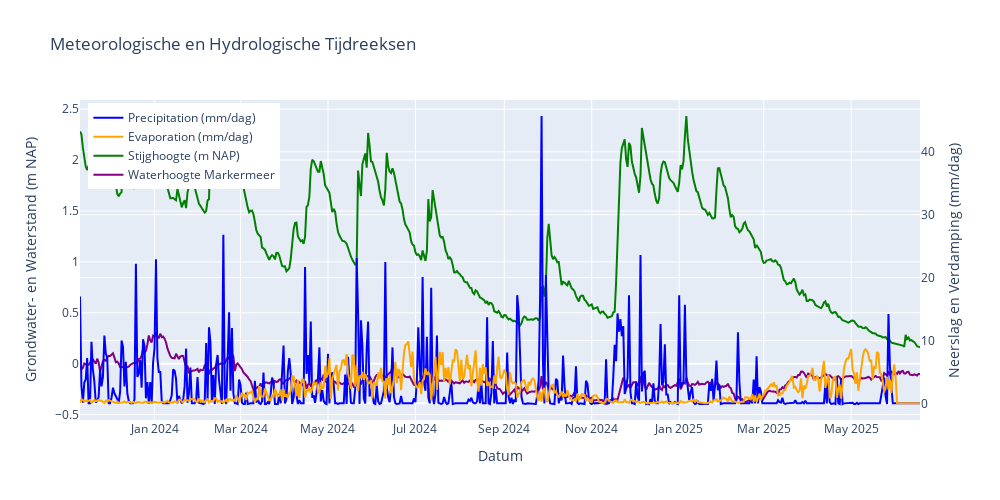

The notebook cell this image was saved under:
### Markdown cell above
### Gegevenscontrole

### Code cell
import plotly.graph_objects as go

# Align all series to the index of head_daily_mean
common_index = head_daily_mean.dropna().index
prec_aligned = prec.reindex(common_index).fillna(0)
evap_aligned = evap.reindex(common_index).fillna(0)
waterhoogte_aligned = waterhoogte_daily_mean.reindex(common_index).fillna(method="ffill")

fig = go.Figure()

# Precipitation
fig.add_trace(go.Scatter(
    x=common_index, y=prec_aligned,
    mode='lines', name='Precipitation (mm/dag)',
    yaxis='y2', line=dict(color='blue')
))

# Evaporation
fig.add_trace(go.Scatter(
    x=common_index, y=evap_aligned,
    mode='lines', name='Evaporation (mm/dag)',
    yaxis='y2', line=dict(color='orange')
))

# Groundwater head
fig.add_trace(go.Scatter(
    x=common_index, y=head_daily_mean.reindex(common_index),
    mode='lines', name='Stijghoogte (m NAP)',
    yaxis='y1', line=dict(color='green')
))

# Surface water level
fig.add_trace(go.Scatter(
    x=common_index, y=waterhoogte_aligned,
    mode='lines', name='Waterhoogte Markermeer',
    yaxis='y1', line=dict(color='purple')
))

# Layout
fig.update_layout(
    title="Meteorologische en Hydrologische Tijdreeksen",
    xaxis=dict(title='Datum'),
    yaxis=dict(title='Grondwater- en Waterstand (m NAP)', side='left'),
    yaxis2=dict(title='Neerslag en Verdamping (mm/dag)', overlaying='y', side='right'),
    legend=dict(x=0.01, y=0.99),
    height=500,
    width=1000
)

fig.show()

### Figure 1 — Plotly figure (JSON) as saved in the notebook; plotly's stock layout.template omitted (floating-point values rounded to 4 significant figures; data arrays with more than 128 entries replaced by an {"elided": "..."} marker saying what was removed)
{"data": [{"line": {"color": "blue"}, "mode": "lines", "name": "Precipitation (mm/dag)", "type": "scatter", "x": {"elided": "587 str values"}, "y": {"elided": "587 float values"}, "yaxis": "y2"}, {"line": {"color": "orange"}, "mode": "lines", "name": "Evaporation (mm/dag)", "type": "scatter", "x": {"elided": "587 str values"}, "y": {"elided": "587 float values"}, "yaxis": "y2"}, {"line": {"color": "green"}, "mode": "lines", "name": "Stijghoogte (m NAP)", "type": "scatter", "x": {"elided": "587 str values"}, "y": {"elided": "587 float values"}, "yaxis": "y"}, {"line": {"color": "purple"}, "mode": "lines", "name": "Waterhoogte Markermeer", "type": "scatter", "x": {"elided": "587 str values"}, "y": {"elided": "587 float values"}, "yaxis": "y"}], "layout": {"height": 500, "legend": {"x": 0.01, "y": 0.99}, "title": {"text": "Meteorologische en Hydrologische Tijdreeksen"}, "width": 1000, "xaxis": {"title": {"text": "Datum"}}, "yaxis": {"side": "left", "title": {"text": "Grondwater- en Waterstand (m NAP)"}}, "yaxis2": {"overlaying": "y", "side": "right", "title": {"text": "Neerslag en Verdamping (mm/dag)"}}}}
